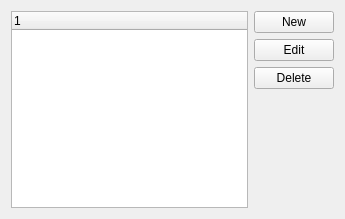
<?xml version="1.0" encoding="UTF-8"?>
<ui version="4.0">
 <comment>This file is part of the xTuple ERP: PostBooks Edition, a free and
open source Enterprise Resource Planning software suite,
Copyright (c) 1999-2014 by OpenMFG LLC, d/b/a xTuple.
It is licensed to you under the Common Public Attribution License
version 1.0, the full text of which (including xTuple-specific Exhibits)
is available at www.xtuple.com/CPAL.  By using this software, you agree
to be bound by its terms.</comment>
 <class>qspecs</class>
 <widget class="QWidget" name="qspecs">
  <property name="geometry">
   <rect>
    <x>0</x>
    <y>0</y>
    <width>345</width>
    <height>219</height>
   </rect>
  </property>
  <property name="windowTitle">
   <string>Quality Specifications</string>
  </property>
  <layout class="QGridLayout" name="gridLayout">
   <item row="1" column="2">
    <layout class="QVBoxLayout" name="verticalLayout_2">
     <item>
      <widget class="QPushButton" name="_new">
       <property name="text">
        <string>New</string>
       </property>
      </widget>
     </item>
     <item>
      <widget class="QPushButton" name="_edit">
       <property name="text">
        <string>Edit</string>
       </property>
      </widget>
     </item>
     <item>
      <widget class="QPushButton" name="_delete">
       <property name="text">
        <string>Delete</string>
       </property>
      </widget>
     </item>
     <item>
      <spacer name="verticalSpacer">
       <property name="orientation">
        <enum>Qt::Vertical</enum>
       </property>
       <property name="sizeHint" stdset="0">
        <size>
         <width>20</width>
         <height>40</height>
        </size>
       </property>
      </spacer>
     </item>
    </layout>
   </item>
   <item row="1" column="0">
    <widget class="XTreeWidget" name="_list"/>
   </item>
  </layout>
 </widget>
 <customwidgets>
  <customwidget>
   <class>XTreeWidget</class>
   <extends>QTreeWidget</extends>
   <header>xtreewidget.h</header>
   <container>1</container>
  </customwidget>
 </customwidgets>
 <tabstops>
  <tabstop>_new</tabstop>
  <tabstop>_edit</tabstop>
  <tabstop>_delete</tabstop>
  <tabstop>_list</tabstop>
 </tabstops>
 <resources/>
 <connections/>
</ui>
